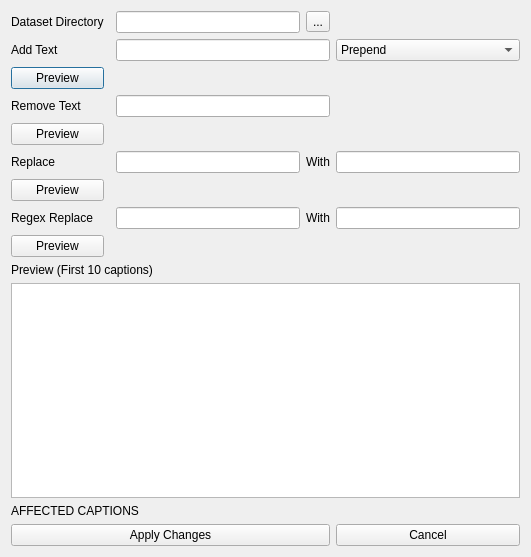
<?xml version="1.0" encoding="UTF-8"?>
<ui version="4.0">
 <class>Dialog</class>
 <widget class="QDialog" name="Dialog">
  <property name="windowModality">
   <enum>Qt::WindowModality::WindowModal</enum>
  </property>
  <property name="geometry">
   <rect>
    <x>0</x>
    <y>0</y>
    <width>531</width>
    <height>557</height>
   </rect>
  </property>
  <property name="sizePolicy">
   <sizepolicy hsizetype="Fixed" vsizetype="Fixed">
    <horstretch>0</horstretch>
    <verstretch>0</verstretch>
   </sizepolicy>
  </property>
  <property name="windowTitle">
   <string>Bulk Caption Tools</string>
  </property>
  <property name="sizeGripEnabled">
   <bool>false</bool>
  </property>
  <property name="modal">
   <bool>true</bool>
  </property>
  <layout class="QGridLayout" name="gridLayout">
   <item row="1" column="0">
    <widget class="QLabel" name="label_3">
     <property name="text">
      <string>Dataset Directory</string>
     </property>
     <property name="buddy">
      <cstring>inputLed</cstring>
     </property>
    </widget>
   </item>
   <item row="7" column="3">
    <widget class="QLabel" name="label_5">
     <property name="text">
      <string>With</string>
     </property>
    </widget>
   </item>
   <item row="12" column="0" colspan="5">
    <widget class="QPlainTextEdit" name="plainTextEdit">
     <property name="lineWrapMode">
      <enum>QPlainTextEdit::LineWrapMode::NoWrap</enum>
     </property>
     <property name="readOnly">
      <bool>true</bool>
     </property>
    </widget>
   </item>
   <item row="9" column="2">
    <widget class="QLineEdit" name="lineEdit_5"/>
   </item>
   <item row="7" column="0">
    <widget class="QLabel" name="label_4">
     <property name="text">
      <string>Replace</string>
     </property>
    </widget>
   </item>
   <item row="4" column="0">
    <widget class="QPushButton" name="pushButton">
     <property name="text">
      <string>Preview</string>
     </property>
    </widget>
   </item>
   <item row="9" column="4">
    <widget class="QLineEdit" name="lineEdit_6"/>
   </item>
   <item row="14" column="0" colspan="4">
    <widget class="QPushButton" name="convertBtn">
     <property name="text">
      <string>Apply Changes</string>
     </property>
    </widget>
   </item>
   <item row="9" column="0">
    <widget class="QLabel" name="label_6">
     <property name="text">
      <string>Regex Replace</string>
     </property>
    </widget>
   </item>
   <item row="9" column="3">
    <widget class="QLabel" name="label_7">
     <property name="text">
      <string>With</string>
     </property>
    </widget>
   </item>
   <item row="10" column="0">
    <widget class="QPushButton" name="pushButton_4">
     <property name="text">
      <string>Preview</string>
     </property>
    </widget>
   </item>
   <item row="11" column="0" colspan="5">
    <widget class="QLabel" name="label_8">
     <property name="text">
      <string>Preview (First 10 captions)</string>
     </property>
    </widget>
   </item>
   <item row="6" column="0">
    <widget class="QPushButton" name="pushButton_2">
     <property name="text">
      <string>Preview</string>
     </property>
    </widget>
   </item>
   <item row="14" column="4">
    <widget class="QPushButton" name="pushButton_5">
     <property name="text">
      <string>Cancel</string>
     </property>
    </widget>
   </item>
   <item row="7" column="4">
    <widget class="QLineEdit" name="lineEdit_4"/>
   </item>
   <item row="5" column="0">
    <widget class="QLabel" name="label_2">
     <property name="text">
      <string>Remove Text</string>
     </property>
    </widget>
   </item>
   <item row="3" column="0">
    <widget class="QLabel" name="label">
     <property name="text">
      <string>Add Text</string>
     </property>
    </widget>
   </item>
   <item row="8" column="0">
    <widget class="QPushButton" name="pushButton_3">
     <property name="text">
      <string>Preview</string>
     </property>
    </widget>
   </item>
   <item row="7" column="2">
    <widget class="QLineEdit" name="lineEdit_3"/>
   </item>
   <item row="13" column="0" colspan="5">
    <widget class="QLabel" name="label_9">
     <property name="text">
      <string>AFFECTED CAPTIONS</string>
     </property>
    </widget>
   </item>
   <item row="3" column="4">
    <widget class="QComboBox" name="comboBox">
     <item>
      <property name="text">
       <string>Prepend</string>
      </property>
     </item>
     <item>
      <property name="text">
       <string>Append</string>
      </property>
     </item>
    </widget>
   </item>
   <item row="1" column="2">
    <widget class="QLineEdit" name="inputLed"/>
   </item>
   <item row="1" column="3">
    <widget class="QToolButton" name="inputBtn">
     <property name="text">
      <string>...</string>
     </property>
    </widget>
   </item>
   <item row="3" column="2" colspan="2">
    <widget class="QLineEdit" name="lineEdit"/>
   </item>
   <item row="5" column="2" colspan="2">
    <widget class="QLineEdit" name="lineEdit_2"/>
   </item>
  </layout>
 </widget>
 <tabstops>
  <tabstop>inputLed</tabstop>
  <tabstop>convertBtn</tabstop>
 </tabstops>
 <resources/>
 <connections/>
</ui>
